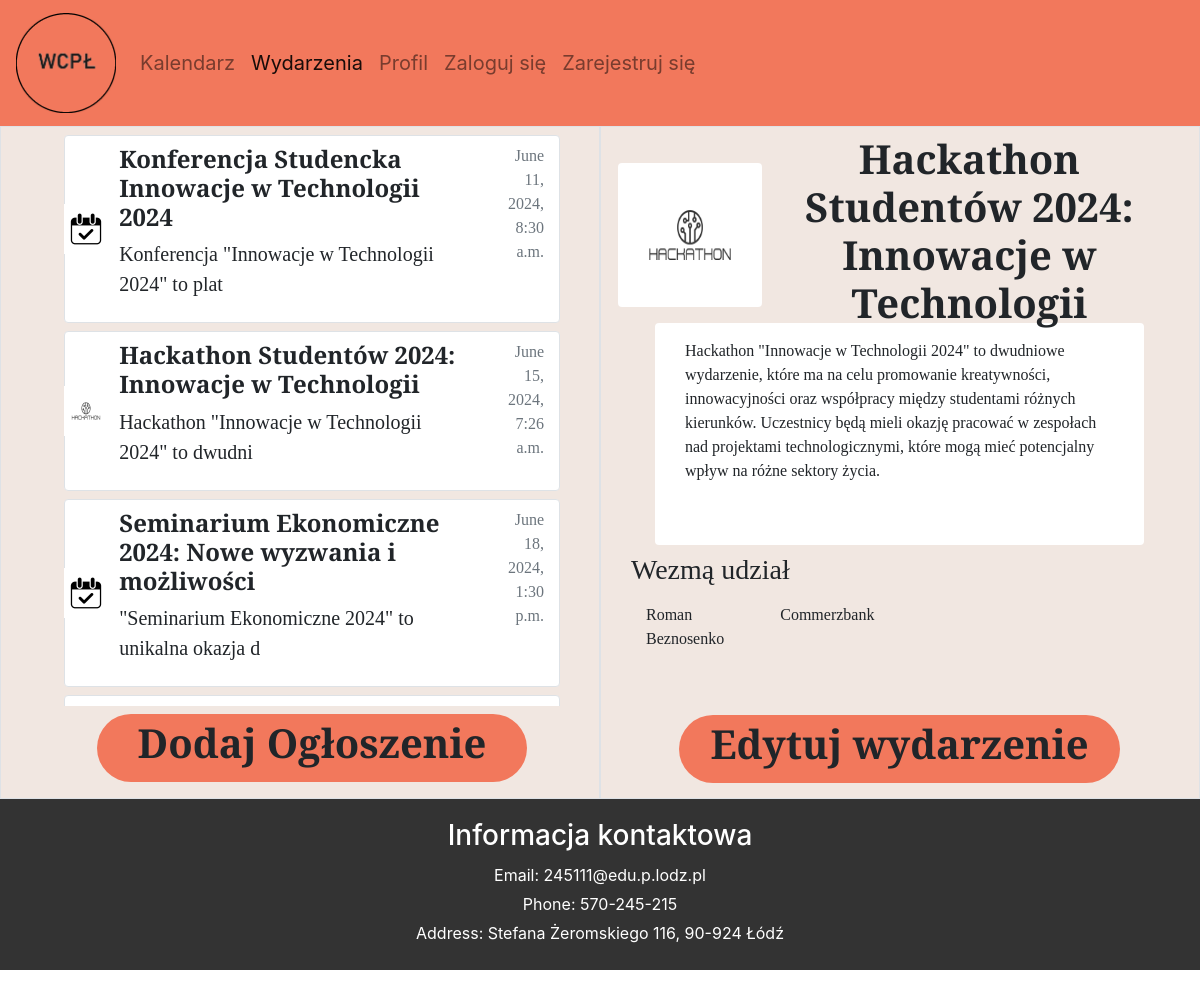
The app's page /events/28 (signed in) with its own data.
### main/models.py (models this page shows, shortened)
class Event(models.Model):
    picture = models.ImageField(default='default.jpg', upload_to='event_pics')
    author = models.ForeignKey(User, on_delete=models.CASCADE)
    users = models.ManyToManyField(User, related_name="users_list", blank=True)
    addDate = models.DateTimeField(default=timezone.now)
    startDate = models.DateTimeField(default=timezone.now)
    endDate = models.DateTimeField(default=timezone.now)
    title = models.CharField(max_length=100)
    description = models.CharField(max_length=620)
    accepted = models.IntegerField(default=0)
    class Meta:
        ordering = ['startDate']

class Profile(models.Model):
    USER_TYPE_CHOICES = (
        ('student', 'Student'),
        ('firm', 'Firm'),
    )
    user = models.OneToOneField(User, on_delete=models.CASCADE)
    user_type = models.CharField(max_length=10, choices=USER_TYPE_CHOICES, default='student')
    picture = models.ImageField(default='user_icon.png', upload_to='profile_pictures')
    phone_number = models.CharField(max_length=20, null=True, blank=True)
    faculty = models.CharField(max_length=40, null=True, blank=True)
    course = models.CharField(max_length=50, null=True, blank=True)
    semester = models.IntegerField(null=True, validators=[MinValueValidator(1), MaxValueValidator(7)], blank=True)
    nameFirm = models.CharField(max_length=50, default='Nokia', null=True, blank=True)
    website = models.CharField(max_length=100, default='https://www.nokia.com/', null=True, blank=True)
    bio = models.TextField(blank=True)

### main/views.py (the view)
# urls.py: path('events/<int:id>', views.eventsInfo, name='events-info'),
@login_required
def eventsInfo(request, id):
    currentEvent = get_object_or_404(Event, id=id)
    currentUser = request.user
    profiles = []
    for user in currentEvent.users.all():
        profile = Profile.objects.get(user=user)
        profiles.append(profile)
    isFound = False
    for user in currentEvent.users.all():
        if user.username == currentUser.username:
            isFound = True
    if request.method == 'POST':
        form = ParticipationForm(request.POST)
        if currentUser.username != 'admin':
            if isFound:
                currentEvent.users.remove(currentUser)
            else:
                currentEvent.users.add(currentUser)
            currentEvent.save()
        return redirect('events-info', id=id)
    else:
        form = ParticipationForm()
    context = {
        'events': Event.objects.all(),
        'currentEvent': currentEvent,
        'currentUser': currentUser,
        'profiles': profiles,
        'ifParticipates': isFound,
        'form': form
    }
    return render(request, "main/events_info.html", context)

### main/templates/main/events_info.html (shortened to what this page needs)
{% extends "main/events_search.html" %}
{% load static %}
{% block event %}
<div class="row px-1 justify-content-center align-items-center" style="height: 180px;">
    <div class="col-md-3 col-sm-12">
        <div class="d-flex justify-content-center align-items-center">
            <img class="rounded" src="{{ currentEvent.picture.url }}" alt="event-icon" style="width: 144px;height: 144px;">
        </div>
    </div>
    <div class="col-md-9 col-sm-12">
        <div class="container text-center">
            <h1 class="fw-bold">{{ currentEvent.title }}</h1>
        </div>
    </div>
</div>
<div class="row mx-4 my-2 py-3 rounded bg-white" style="min-height: 222px;">
    <div class="col-md-12">
        <div class="container">
            {{ currentEvent.description }}
        </div>
    </div>
</div>
<h3>Wezmą udział</h3>
<div class="container">
    <ul class="navbar-nav mr-auto">
        <li class="nav-item">
            <div class="row" style="min-height: 120px;">
                {% for profile in profiles|slice:":12" %}
                <div class="col-md-3">
                    <a class="nav-link" href="{% url 'profile-home'  profile.user.username %}" style="color: inherit;">
                        {% if profile.user_type == 'student' %}
                        {{ profile.user.first_name }} {{ profile.user.last_name }}
                        {% else %}
                        {{ profile.nameFirm }}
                        {% endif %}
                    </a>
                </div>
                {% endfor %}
            </div>
        </li>
    </ul>
</div>
<div class="row px-5">
    {% if currentEvent.author == currentUser %}
    <div class="container">
        <a class="col-md-12 btn pt-1 rounded-pill text-center" href="{% url 'events-edit' currentEvent.id %}" style="background-color: #F2785C">
            <h1 class="fw-bold">Edytuj wydarzenie</h1>
        </a>
    </div>
    {% endif %}
</div>
{% endblock event %}

### main/templates/main/events_search.html (shortened to what this page needs)
{% extends "main/base.html" %}
{% load static %}
{% block events_activate %}
active
{% endblock events_activate %}
{% block content %}
<div class="container-fluid" style="background-color: #F1E7E1; font-family:Bree Serif">
    <div class="row">
        <div class="col-md-6 col-sm-12 py-2 ps-5 pe-4 border">
            <div class="container mb-2">
                <div class="container-fluid" style="height: 571px; max-height: 571px; overflow-y: scroll;">
                    {% for event in events %}
                    {% if event.accepted %}
                    <div class="row rounded border border-5 mb-2 bg-white">
                        <div class="col-md-1">
                            <div class="d-flex justify-content-center align-items-center" style="height: 100%;width: 100%;">
                                <img class="rounded" src="{{ event.picture.url }}" alt="event-icon" style="width: 50px; height: 50px;">
                            </div>
                        </div>
                        <a class="col-md-9 btn pt-2 text-start" href="{% url 'events-info' event.id %}">
                            <h4 class="fw-bold">{{ event.title }}</h4>
                            <p class="fs-5">{{ event.description|slice:":50" }}</p>
                        </a>
                        <div class="col-md-2 text-end pt-2 text-muted">
                            {{ event.startDate }}
                        </div>
                    </div>
                    {% endif %}
                    {% endfor %}
                </div>
                <div class="row px-5 mt-2">
                    <a class="col-md-12 btn pt-1 rounded-pill text-center" href="{% url 'events-add' %}" style="background-color: #F2785C">
                        <h1 class="fw-bold">Dodaj Ogłoszenie</h1>
                    </a>
                </div>
            </div>
        </div>
        <div class="col-md-6 col-sm-12 py-2 pe-3 border">
            <div class="container">
                {% block event %}{% endblock %}
            </div>
        </div>
    </div>
</div>
{% endblock content %}

### main/templates/main/base.html (shortened to what this page needs)
{% load static %}
<!DOCTYPE html>
<html>
    <head>
        <link rel="stylesheet" href="{% static 'main/main.css' %}">
        <link href="https://cdn.jsdelivr.net/npm/bootstrap@5.0.2/dist/css/bootstrap.min.css" rel="stylesheet">
        <link rel="stylesheet" href="https://stackpath.bootstrapcdn.com/bootstrap/4.5.2/css/bootstrap.min.css">
        <link rel="stylesheet" href="https://cdn.jsdelivr.net/npm/bootstrap-icons@1.11.3/font/bootstrap-icons.min.css">
    </head>
    <body>
        <nav class="navbar navbar-expand-lg navbar-light">
            <a class="navbar-brand" href="#">
                <img src="{% static 'main/logo.png' %}" alt="logo" style="width: 100px;height: 100px;">
            </a>
            <div class="collapse navbar-collapse" id="navbarSupportedContent">
              <ul class="navbar-nav mr-auto">
                <li class="nav-item">
                  <a class="nav-link {% block calendar_activate %}{% endblock %}" href="{% url 'calendar' %}">Kalendarz</a>
                </li>
                <li class="nav-item">
                  <a class="nav-link {% block events_activate %}{% endblock %}" href="{% url 'events-search' %}">Wydarzenia</a>
                </li>
                {% if user.is_authenticated %}
                <li class="nav-item">
                    <a class="nav-link {% block profile_activate %}{% endblock %}" href="{% url 'profile-home' user.username %}">Profil</a>
                </li>
                {% endif %}
                <li class="nav-item">
                    <a class="nav-link {% block login %}{% endblock %}" href="{% url 'login' %}">Zaloguj się</a>
                </li>
                <li class="nav-item">
                    <a class="nav-link {% block register %}{% endblock %}" href="{% url 'register' %}">Zarejestruj się</a>
                </li>
            </div>
        </nav>
        {% block content %}{% endblock %}
    </body>
    <footer>
        <div class="footer-container">
            <div class="contact-info">
                <h3>Informacja kontaktowa</h3>
                <p>Email: 245111@edu.p.lodz.pl</p>
                <p>Phone: 570-245-215</p>
                <p>Address:  Stefana Żeromskiego 116, 90-924 Łódź</p>
            </div>
        </div>
    </footer>
</html>

### main/static/main/main.css (style rules this page uses)
body { background-color: rgba(241, 231, 225, 1); overflow-x: hidden; font-family: "Bree Serif"; font-size: 20px; margin: 0; }
.navbar { background-color: #F2785C; font-size: 20px; }
footer { background-color: #333; color: #fff; padding: 20px; width: 100%; bottom: 0; }
.footer-container { margin: 0 auto; }
.contact-info { text-align: center; }
.contact-info h3 { margin-bottom: 10px; }
.contact-info p { margin: 5px 0; }

### records on screen
Event: picture (placeholder picture), title "Konferencja Studencka Innowacje w Technologii 2024", description "Konferencja \"Innowacje w Technologii 2024\" to plat", startDate "June 11, 2024, 8:30 a.m."
Event: picture (picture), title "Hackathon Studentów 2024: Innowacje w Technologii", description "Hackathon \"Innowacje w Technologii 2024\" to dwudni", startDate "June 15, 2024, 7:26 a.m.", description "Hackathon \"Innowacje w Technologii 2024\" to dwudniowe wydarzenie, które ma na celu promowanie kreatywności, innowacyjności oraz współpracy między studentami różnych kierunków. Uczestnicy będą mieli okazję pracować w zespołach nad projektami technologicznymi, które mogą mieć potencjalny wpływ na różne sektory życia."
Event: picture (placeholder picture), title "Seminarium Ekonomiczne 2024: Nowe wyzwania i możliwości", description "\"Seminarium Ekonomiczne 2024\" to unikalna okazja d", startDate "June 18, 2024, 1:30 p.m."
Profile: user.first_name "Roman", user.last_name "Beznosenko"
Profile: nameFirm "Commerzbank"
